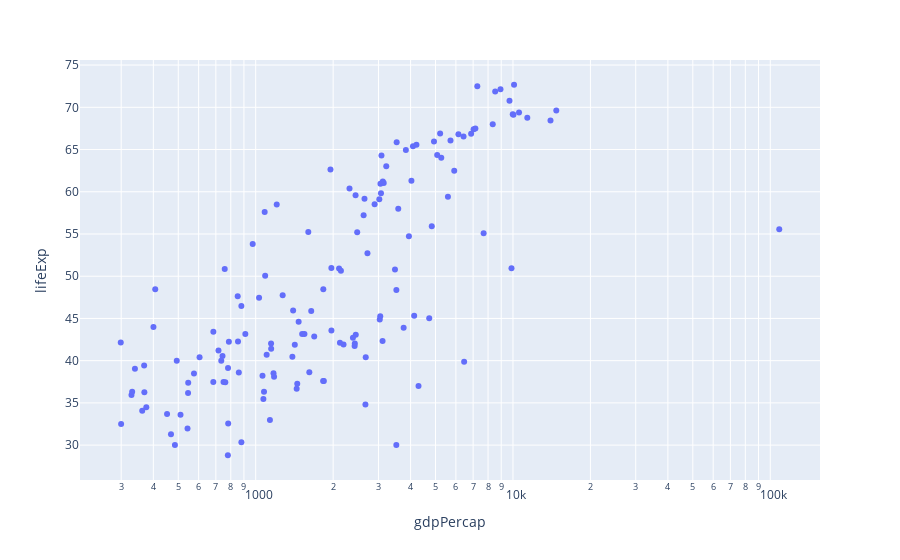

The notebook cell this image was saved under:
### Code cell
fig = px.scatter(gm_1952, x = 'gdpPercap', y='lifeExp',
                log_x=True, hover_name='country')
fig.show()

### Figure 1 — Plotly figure (JSON) as saved in the notebook; plotly's stock layout.template omitted (floating-point values rounded to 4 significant figures; data arrays with more than 128 entries replaced by an {"elided": "..."} marker saying what was removed)
{"data": [{"hovertemplate": "<b>%{hovertext}</b><br><br>gdpPercap=%{x}<br>lifeExp=%{y}<extra></extra>", "hovertext": {"elided": "142 str values"}, "legendgroup": "", "marker": {"color": "#636efa", "symbol": "circle"}, "mode": "markers", "name": "", "orientation": "v", "showlegend": false, "type": "scatter", "x": {"elided": "142 float values"}, "xaxis": "x", "y": {"elided": "142 float values"}, "yaxis": "y"}], "layout": {"legend": {"tracegroupgap": 0}, "margin": {"t": 60}, "xaxis": {"anchor": "y", "domain": [0, 1], "title": {"text": "gdpPercap"}, "type": "log"}, "yaxis": {"anchor": "x", "domain": [0, 1], "title": {"text": "lifeExp"}}}}
